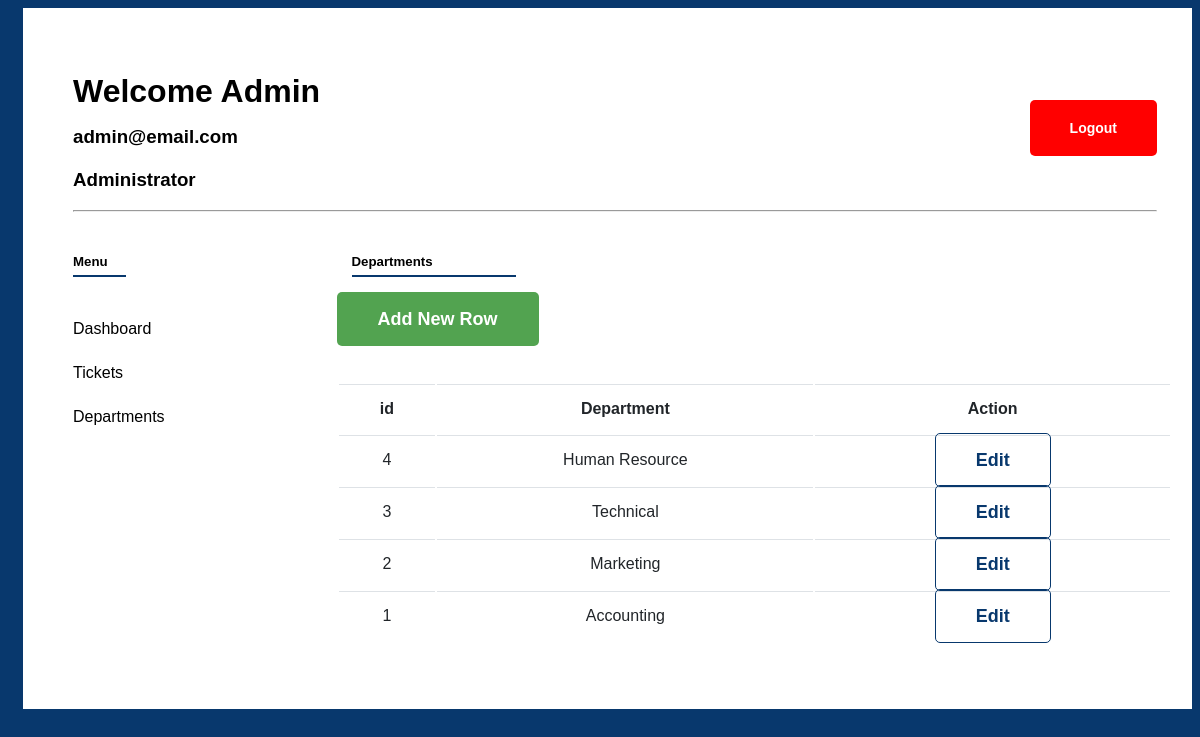
Page /support/admin/department/get.php (signed in) on the committed database.
### tables this page shows
CREATE TABLE `users` (
  `id` int(11) NOT NULL,
  `name` varchar(50) NOT NULL,
  `password` varchar(1000) NOT NULL,
  `email` varchar(50) NOT NULL,
  `type` varchar(5) NOT NULL DEFAULT 'user',
  `dateposted` date NOT NULL DEFAULT current_timestamp()
);

CREATE TABLE `department` (
  `id` int(11) NOT NULL,
  `name` varchar(300) NOT NULL,
  `posted_by` int(11) NOT NULL,
  `dateposted` date NOT NULL DEFAULT current_timestamp()
);

### core/user.php (called while the page is built, shortened)
<?php
 class User{
	public function __construct () {
		global $config;
		 $conn = new mysqli($config['DB_SERVER'], $config['DB_USER'], $config['DB_PASSWORD'], $config['DB_NAME']);
		 $this->db = $conn;
	}
	public function getDepartments(){
        $query = "SELECT * FROM department ORDER BY id DESC ";
        $department = $this->db->query($query) or die($this->db->error.__LINE__);
        return $department;
    }
  	public function getUserInfoById(){
  		$id = isset($_SESSION['support_user_id']) ? $_SESSION['support_user_id'] : "" ;
  		$query = "SELECT * FROM users where id = '$id'";
		$run = $this->db->query($query) or die($this->db->error.__LINE__);
		$rows = mysqli_fetch_array($run);
		return $rows;
  	}
	public function isAdmin(){
		if($this->getUserInfoById()['type'] == "admin"){
			return true;
		}else{
			return false;
		}
	}
}

### core/classes.php (called while the page is built, shortened)
<?php
require base_path('core/user.php');
$user = new User();
?>

### core/config.php (called while the page is built, shortened)
<?php
$config = array();
$config['BASE_DIR'] = dirname(dirname(__FILE__));
$config['SITE_NAME'] = 'Sonawap Support Ticket';
$config['BASE_URL'] = DEVELOPMENT ? 'http://localhost/SupportTicket/' : 'https://supportticket.com/';
$config['ROOT_DIR'] = DEVELOPMENT ? '/SupportTicket/' : '/https://supportticket.com/';
$config['DB_TYPE'] = 'mysqli';
$config['DB_SERVER'] = 'localhost';
$config['DB_NAME'] = DEVELOPMENT ? 'supportticket' : '';
$config['DB_USER'] = DEVELOPMENT ? 'root' : '';
$config['DB_PASSWORD'] = DEVELOPMENT ? '' :  '';
function base_url($suffix = '') {
    global $config;
    $suffix = ltrim($suffix, '/');
    return $config['BASE_URL'] . trim($suffix);
}
?>

### support/admin/department/get.php (the view, shortened to what this page needs)
<?php
require_once '../../../core/config.php';
require_once base_path('core/classes.php');
?>
<!DOCTYPE html>
<html>
<head>
	<?php require base_path('support/includes/link.php'); ?>
</head>
<body>
	<div class="container">
		<div class="wrapper bg-white p-50">
			<?php require base_path('support/includes/header.php'); ?>
			<div class="div-row">
				<?php require base_path('support/includes/sidebar.php') ?>
				<div class="lg-col">
					<div class="con-wrapper">
						<h5 class="text-header menu-text">Departments</h5>
						<a class="btn btn-success mb-5" href="add.php">Add New Row</a>
						<div class="table-responsive mt-5">
					        <table class="table">
					            <thead>
					                <tr>
					                    <th>id </th>
					                    <th>Department </th>
					                    <th>Action </th>
					                </tr>
					            </thead>
					            <tbody>
					            	<?php $row = $user->getDepartments();
			                        	foreach ($row as $key => $value): ?>
			                        		<tr>
							                    <td><? echo $value['id'];?> </td>
							                    <td><? echo $value['name'];?> </td>
							                    <td>
							                    	<a href="edit.php?id=<?php echo $value['id']?>" class="btn btn-primary-outline">Edit</a>
							                	</td>
							                </tr>
			                        <?php endforeach;?>
					            </tbody>
					        </table>
					    </div>
					</div>
				</div>
			</div>
		</div>
	</div>
</body>
</html>

### support/includes/header.php
<div class="header">
	<h1 class="user-header">Welcome <?php echo $user->getUserInfoById()['name'] ?></h1>
	<h3 class="user-text"><?php echo $user->getUserInfoById()['email'] ?></h3>
	<h3 class="user-text"><?php echo $user->isAdmin() ? 'Administrator' : ''?></h3>
	<a href="<?php echo base_url('logout.php') ?>" class="btn btn-danger float-right">Logout</a>
	<hr>
</div>

### asset/css/style.css (style rules this page uses)
:root { --sh-green: #52a350; --sh-blue: #08386d; --sh-grey: #e6e8e6; --sh-light-green: #b6d86f; --sh-dark: #343434; --sh-footer-color: #f5fafe; }
html { max-width: 100%; overflow-x: hidden; }
body { max-width: 100%; font-family: "Montserrat", sans-serif !important; line-height: 1.5rem; overflow-x: hidden !important; scroll-behavior: smooth !important; background: var(--sh-blue); }
.container { width: 100%; margin-right: auto; margin-left: auto; padding-right: 15px; padding-left: 15px; }
@media (min-width: 576px) { .container { max-width: 540px; } }
@media (min-width: 768px) { .container { max-width: 720px; } }
@media (min-width: 992px) { .container { max-width: 960px; } }
@media (min-width: 1200px) { .container { max-width: 1200px; } }
.bg-white { background: #fff; }
a { color: inherit; text-decoration: none; }
.p-50 { padding: 50px; }
.mt-5 { margin-top: 50px !important; }
.btn { padding: 1rem 2.5rem !important; font-size: 18px; border-radius: 5px; border: 1px solid transparent; cursor: pointer; font-weight: bold; margin: 10px 0px; }
.float-right { margin-top: -110px; float: right !important; }
.header { overflow: hidden; }
.btn-danger { background: red; color: #fff; outline: none; box-shadow: none; border: 5px; font-size: 14px; }
.btn-primary-outline { border: 1px solid var(--sh-blue); border-radius: 5px; color: var(--sh-blue); }
.btn-success { color: #fff; background-color: var(--sh-green) !important; }
.div-row { display: -ms-flexbox; display: flex; -ms-flex-wrap: wrap; flex-wrap: wrap; margin-right: -15px; margin-left: -15px; padding: 0px; }
.lg-col { -ms-flex: 0 0 75%; flex: 0 0 75%; max-width: 75%; }
.menu-text { margin: 0px; padding: 0px; margin-left: 15px; padding-bottom: 3px; }
.text-header { position: relative; margin-bottom: 30px; margin-top: 30px; }
.text-header::before { bottom: 0; content: ""; height: 2px; position: absolute; width: 20%; background: var(--sh-blue); }
.table { width: 100%; margin-bottom: 1rem; color: #212529; }
.table th, .table td { padding: 0.75rem; vertical-align: top; border-top: 1px solid #dee2e6; text-align: center; }
.table thead th { vertical-align: bottom; text-align: center; }

### rows in the picture
users: name "Admin", email "admin@email.com"
department: id "4", name "Human Resource"
department: id "3", name "Technical"
department: id "2", name "Marketing"
department: id "1", name "Accounting"
